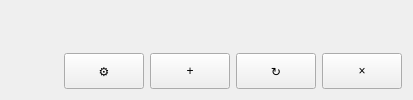
<?xml version="1.0" encoding="UTF-8"?>
<ui version="4.0">
 <class>NumTab</class>
 <widget class="QWidget" name="NumTab">
  <layout class="QVBoxLayout" name="verticalLayout">
   <item>
    <layout class="QHBoxLayout" name="topLayout">
     <item>
      <widget class="QWidget" name="formHost" native="true"/>
     </item>
     <item>
      <widget class="QWidget" name="metricsHost" native="true"/>
     </item>
    </layout>
   </item>
   <item>
    <layout class="QHBoxLayout" name="buttonLayout">
     <item>
      <widget class="QLabel" name="nameLabel"/>
     </item>
     <item>
      <spacer name="buttonSpacer">
       <property name="orientation">
        <enum>Qt::Horizontal</enum>
       </property>
       <property name="sizeHint" stdset="0">
        <size>
         <width>40</width>
         <height>20</height>
        </size>
       </property>
      </spacer>
     </item>
     <item>
      <widget class="QPushButton" name="settingsButton">
       <property name="toolTip">
        <string>Параметры моделирования</string>
       </property>
       <property name="text">
        <string>⚙</string>
       </property>
       <property name="minimumSize">
        <size>
         <width>36</width>
         <height>36</height>
        </size>
       </property>
      </widget>
     </item>
     <item>
      <widget class="QPushButton" name="addButton">
       <property name="toolTip">
        <string>Добавить</string>
       </property>
       <property name="text">
        <string>+</string>
       </property>
       <property name="minimumSize">
        <size>
         <width>36</width>
         <height>36</height>
        </size>
       </property>
      </widget>
     </item>
     <item>
      <widget class="QPushButton" name="replaceButton">
       <property name="toolTip">
        <string>Заменить последнюю</string>
       </property>
       <property name="text">
        <string>↻</string>
       </property>
       <property name="minimumSize">
        <size>
         <width>36</width>
         <height>36</height>
        </size>
       </property>
      </widget>
     </item>
     <item>
      <widget class="QPushButton" name="clearButton">
       <property name="toolTip">
        <string>Очистить</string>
       </property>
       <property name="text">
        <string>×</string>
       </property>
       <property name="minimumSize">
        <size>
         <width>36</width>
         <height>36</height>
        </size>
       </property>
      </widget>
     </item>
    </layout>
   </item>
   <item>
    <layout class="QHBoxLayout" name="chartsLayout"/>
   </item>
  </layout>
 </widget>
 <resources/>
 <connections/>
</ui>
